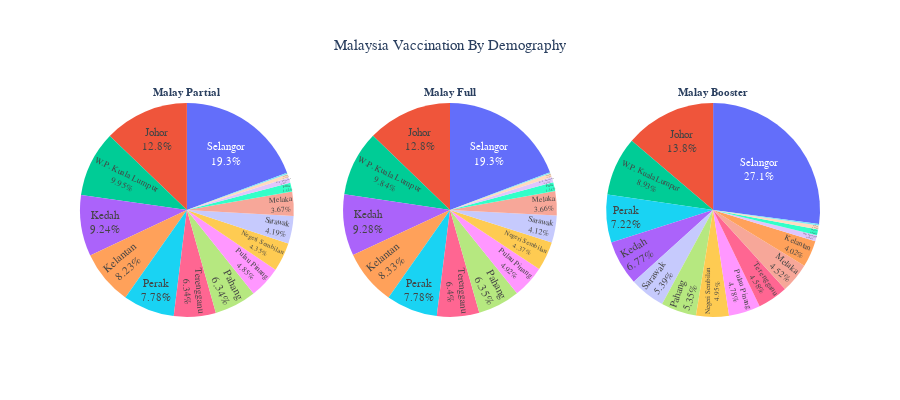

Notebook cell for this chart:
### Code cell
fig = make_subplots(rows=1, cols=3, specs=[[{"type": "domain"},{"type": "domain"},
                                            {"type": "domain"}]],
subplot_titles=('<b>Malay Partial</b>','<b>Malay Full</b>','<b>Malay Booster</b>'))
#Graph 1
fig.add_trace(go.Pie(values=df_malay['partial_malay'],labels=df_malay['state'],
                    textinfo='label+percent'),row=1, col=1)
#Graph 2
fig.add_trace(go.Pie(values=df_malay['full_malay'],labels=df_malay['state'],
                    textinfo='label+percent'),row=1, col=2)
#Graph 3
fig.add_trace(go.Pie(values=df_malay['booster_malay'],labels=df_malay['state'],
                    textinfo='label+percent'),row=1, col=3)
#Update Fonts & Size
fig.update_annotations(font=dict(family="Helvetica", size=11))
fig.update_layout(font=dict(family="Helvetica", size=11))
fig.update_layout(height=400,showlegend=False)
fig.update_traces(textposition='inside', textinfo='percent+label')
fig.update_layout(title_text='Malaysia Vaccination By Demography', title_x=0.5)

#Plotting the graph
fig.show()

### Figure 1 — Plotly figure (JSON) as saved in the notebook; plotly's stock layout.template omitted (floating-point values rounded to 4 significant figures)
{"data": [{"domain": {"x": [0, 0.2889], "y": [0, 1]}, "labels": ["Johor", "Kedah", "Kelantan", "Melaka", "Negeri Sembilan", "Pahang", "Perak", "Perlis", "Pulau Pinang", "Sabah", "Sarawak", "Selangor", "Terengganu", "W.P. Kuala Lumpur", "W.P. Labuan", "W.P. Putrajaya"], "textinfo": "percent+label", "textposition": "inside", "type": "pie", "values": [1748154, 1260264, 1122140, 500458, 592627, 864727, 1061276, 180401, 661015, 78503, 570802, 2635453, 864752, 1356838, 25177, 111778]}, {"domain": {"x": [0.3556, 0.6444], "y": [0, 1]}, "labels": ["Johor", "Kedah", "Kelantan", "Melaka", "Negeri Sembilan", "Pahang", "Perak", "Perlis", "Pulau Pinang", "Sabah", "Sarawak", "Selangor", "Terengganu", "W.P. Kuala Lumpur", "W.P. Labuan", "W.P. Putrajaya"], "textinfo": "percent+label", "textposition": "inside", "type": "pie", "values": [1676390, 1215306, 1090371, 479134, 571732, 832013, 1018487, 175887, 643930, 74641, 539364, 2521019, 837806, 1288286, 23575, 106259]}, {"domain": {"x": [0.7111, 1], "y": [0, 1]}, "labels": ["Johor", "Kedah", "Kelantan", "Melaka", "Negeri Sembilan", "Pahang", "Perak", "Perlis", "Pulau Pinang", "Sabah", "Sarawak", "Selangor", "Terengganu", "W.P. Kuala Lumpur", "W.P. Labuan", "W.P. Putrajaya"], "textinfo": "percent+label", "textposition": "inside", "type": "pie", "values": [935331, 459695, 273128, 307012, 336510, 363312, 490473, 58654, 324686, 42725, 366392, 1839289, 311234, 606293, 14912, 62093]}], "layout": {"annotations": [{"font": {"family": "Helvetica", "size": 11}, "showarrow": false, "text": "<b>Malay Partial</b>", "x": 0.1444, "xanchor": "center", "xref": "paper", "y": 1, "yanchor": "bottom", "yref": "paper"}, {"font": {"family": "Helvetica", "size": 11}, "showarrow": false, "text": "<b>Malay Full</b>", "x": 0.5, "xanchor": "center", "xref": "paper", "y": 1, "yanchor": "bottom", "yref": "paper"}, {"font": {"family": "Helvetica", "size": 11}, "showarrow": false, "text": "<b>Malay Booster</b>", "x": 0.8556, "xanchor": "center", "xref": "paper", "y": 1, "yanchor": "bottom", "yref": "paper"}], "font": {"family": "Helvetica", "size": 11}, "height": 400, "showlegend": false, "title": {"text": "Malaysia Vaccination By Demography", "x": 0.5}}}
